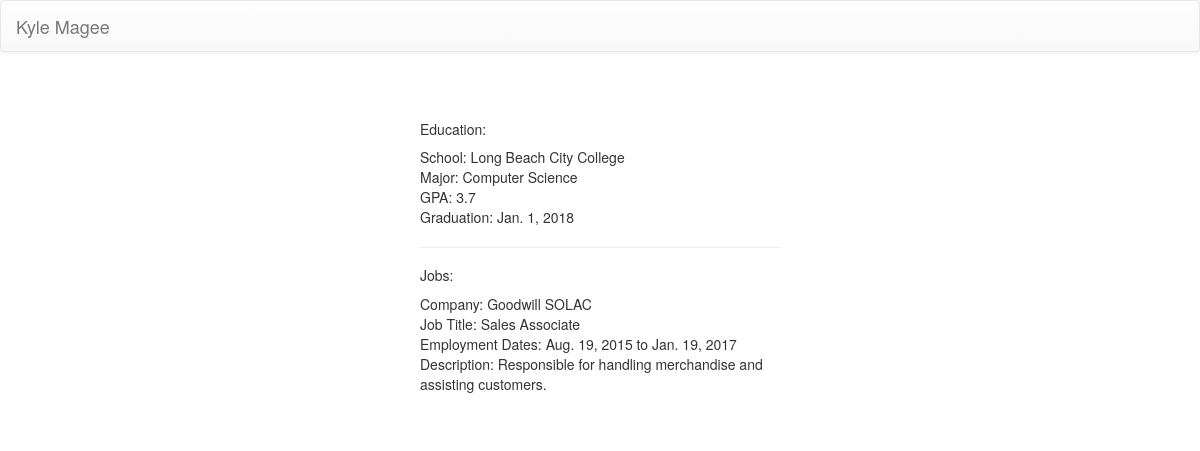
Before: /resume/ with the older database file.
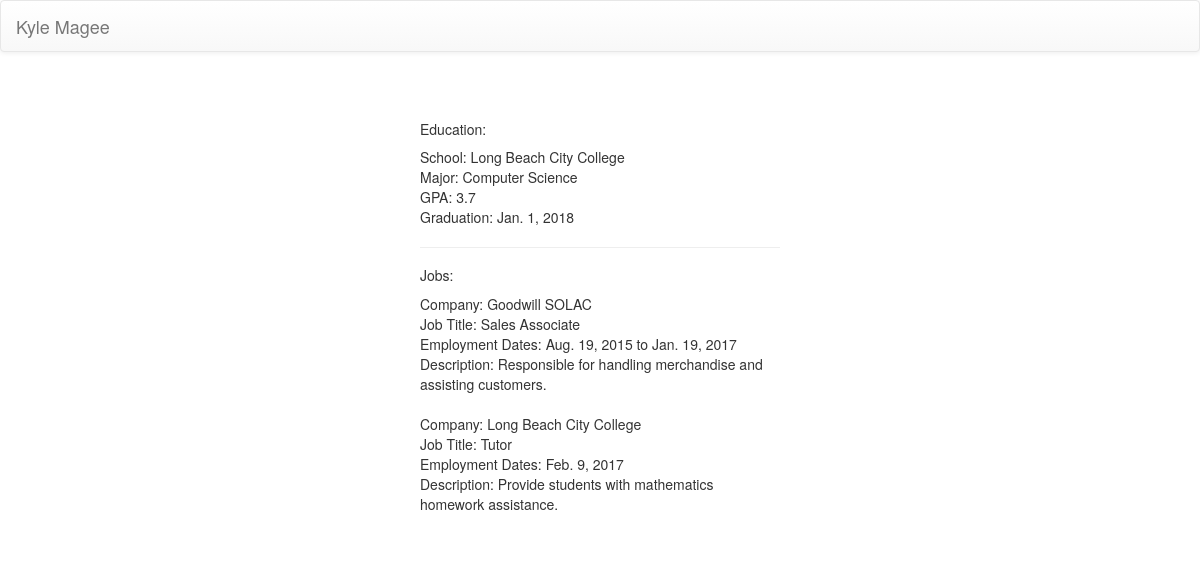
After: the same page with the newer database file.
### resume/models.py (models this page shows, shortened)
class Job(models.Model):
    company = models.CharField(max_length=200)
    title = models.CharField(max_length=200)
    description = models.TextField()
    start_date = models.DateField()
    end_date = models.DateField(null=True, blank=True)

### resume/views.py (the view)
def view_resume(request):
    job = Job.objects.all().order_by('start_date')
    education = Education.objects.all()[0]
    context = {
        'education': education,
        'job': job
    }
    return render(request, 'resume.html', context)

### templates/resume.html
{% extends "base.html" %}
{% block content %}
<div class="row">
    <div class="col-md-4"></div>
    <div class="col-md-4">
        <h5>Education:</h5>
        <p>School: {{ education.school }}<br/>
            Major: {{ education.major }}<br/>
            GPA: {{ education.gpa }}<br/>
            Graduation: {{ education.graduation }}<br/>
            <hr>
        <h5>Jobs:</h5>
            {% for i in job %}
            Company: {{ i.company }}<br/>
            Job Title: {{ i.title }}<br/>
            Employment Dates: {{ i.start_date}}
            {% if i.end_date %}
            to {{ i.end_date }}
            {% endif %}<br/>
            Description: {{ i.description }}<br/>
            <br/>
            {% endfor %}
        </p>
    </div>
</div>
{% endblock content %}

Changed rows visible on the page:
added Job: company "Long Beach City College", title "Tutor", start_date "Feb. 9, 2017", description "Provide students with mathematics homework assistance."
